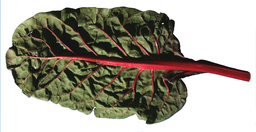
#> input picture dataset/chard_leaf/input-01.bmp, 256 x 132 px, shrunk from 1000 x 514 before the run
$ jupyter execute eval_ntb.ipynb   (older library calls are emulated)
#> lines starting #> are read from the running program, lines starting #| are printed output that depends on the picture
### bilateral_fusion_MLIC.py
import cv2
import numpy as np
import scipy.ndimage

from collections import namedtuple

class Bilateral_fusion_MLIC:
    def __init__(self, image_set, kernel_size, scale_depth, alpha, beta):
        self.image_set = image_set
        self.kernel_size = kernel_size
        self.scale_depth = scale_depth
        self.alpha = alpha
        self.beta = beta
        self.epsilon = 0.001
        self.eta = 1.0
        I_detail_lambda = namedtuple('I_detail_lambda', 'low mid high')
        self.i_detail_lambda = I_detail_lambda(0.95, 0.8, 0.75)
        self.converted_image_set = []
        self.decomposed_image_set = []
        self.difference_set = []
        self.i_detail_d_set = []
        self.i_detail_c_set = []
        self.i_detail_u_set = []
        self.range_gaussian = 0
        self.spatial_gaussian = 0

    def convert_color_space(self, target_space):
        if target_space == 'BGR2YUV':
            self.converted_image_set = [cv2.cvtColor(image, cv2.COLOR_RGB2YUV) for image in self.image_set]
        elif target_space == 'YUV2RGB':
            self.converted_image_set = [cv2.cvtColor(image, cv2.COLOR_YUV2RGB) for image in self.image_set]

    def log_y_channels(self):
        #Y channel has index 0 - [Y, U, V]
        log_y_channel_set = [np.log(image[:,:,0]) for image in self.converted_image_set]

        return log_y_channel_set

    # [7 lines left out: function get_intensity_range, not called in this run]

    def apply_decomposition_step(self, image, kernel_size, spatial_gaussian, range_gaussian):
        rows_count, columns_count = image.shape
        output_image = np.zeros((rows_count, columns_count))

        # spatial_response won't change during iterations so we can precalculate it
        xx, yy = np.meshgrid(range(-kernel_size, kernel_size + 1),
                             range(-kernel_size, kernel_size + 1))

        spatial_response = np.exp( - (xx ** 2 + yy ** 2) / (spatial_gaussian ** 2))

        for row in range(rows_count):
            for column in range(columns_count):
                # stay inside input image indexing space
                row_min = max(row - kernel_size, 0)
                row_max = min(row + kernel_size, rows_count - 1)
                column_min = max(column - kernel_size, 0)
                column_max = min(column + kernel_size, columns_count - 1)
                roi = image[row_min:row_max + 1, column_min:column_max + 1]

                # spatial_response offsets -> only correct spatial_response region will be indexed when indexed pixel is near image border
                r_o = -1 * row + kernel_size
                c_o = -1 * column + kernel_size
                spatial_response_off = spatial_response[row_min + r_o:row_max + r_o + 1,
                                                       column_min + c_o:column_max + c_o + 1]

                range_response = np.exp(-1 * ((roi - image[row, column]) ** 2 / (range_gaussian ** 2)))
                responses_product = spatial_response_off * range_response

                output_image[row, column] = (1 / np.sum(responses_product)) * np.sum((responses_product * roi))

        return output_image

    def apply_decomposition(self, image):
        """This must be done for every image in input image set."""
        self.decomposed_image_set.append(image)

        if self.scale_depth > 0:
            for scale_step in range(1, self.scale_depth + 1):
                # TODO: Only eval gaussian values, should be further specified
                self.spatial_gaussian = 2 ** (scale_step - 1)
                self.range_gaussian = 0.1 / (2 ** (scale_step - 1))

                self.decomposed_image_set.append(self.apply_decomposition_step(image, self.kernel_size, self.spatial_gaussian, self.range_gaussian))

    def construct_i_detail(self):
        self.difference_set = [i_moved - i for i_moved, i in zip(self.decomposed_image_set[1:], self.decomposed_image_set)]

        # TODO: can we do this in parallel without so many for loops?
        # construct i_detail_d_set <give me my own method pls ;(>
        for image in self.difference_set:
            d_1 = np.sign(image)

            # evenly divide into 3 ranges, each raised with different lambda exponent
            d_2 = abs(image)
            d_2_min, d_2_max = d_2.min(), d_2.max()
            limit_1 = d_2_min + (d_2_max - d_2_min) / 3
            limit_2 = d_2_min + 2 * ((d_2_max - d_2_min) / 3)
            d_2 = np.where(d_2 < limit_1, abs(d_2) ** self.i_detail_lambda.low, d_2)
            d_2 = np.where(np.logical_and(limit_1 < d_2, d_2 <= limit_2), abs(d_2) ** self.i_detail_lambda.mid, d_2)
            d_2 = np.where(limit_2 < d_2, abs(d_2) ** self.i_detail_lambda.high, d_2)

            self.i_detail_d_set.append(d_1 * d_2)

        # construct i_detail_c_set <give me my own method pls ;(>
        for image in self.decomposed_image_set[1:]:
            gradient_magnitude = self.get_gradient_magnitude(image)
            # TODO: Do we need this dependency?
            # TODO: Check optional params
            image_neighbourhood_min = scipy.ndimage.filters.minimum_filter(image, 3)
            image_neighbourhood_min_with_no_zeros = image_neighbourhood_min + self.epsilon

            self.i_detail_c_set.append(gradient_magnitude / image_neighbourhood_min_with_no_zeros)

        # construct i_detail_u_set <give me my own method pls ;(>
        for d_array, c_array in zip(self.i_detail_d_set, self.i_detail_c_set):
            d_array_abs = np.absolute(d_array)
            # TODO: Global parameters?
            u_array = cv2.GaussianBlur(d_array_abs - c_array, ksize=(3, 3), sigmaX=8)

            self.i_detail_u_set.append(u_array)


        stacked_detail_u_set = np.stack(self.i_detail_u_set, axis=0)
        stacked_detail_d_set = np.stack(self.i_detail_d_set, axis=0)

        i_detail = np.sum(stacked_detail_u_set * stacked_detail_d_set, axis=0) / np.sum(stacked_detail_u_set, axis=0)

        return i_detail

    def construct_i_base_robust_maximum(self):
        stacked_set = np.stack(self.decomposed_image_set, axis=0)
        i_base = np.apply_along_axis(func1d=self.robust_maximum, axis=0, arr=stacked_set)

        return i_base

    def get_gradient_magnitude(self, image):
        dx = cv2.Sobel(image.astype(np.float32), cv2.CV_32F, 1, 0)
        dy = cv2.Sobel(image.astype(np.float32), cv2.CV_32F, 0, 1)

        dx_abs = cv2.convertScaleAbs(dx)
        dy_abs = cv2.convertScaleAbs(dy)

        magnitude = cv2.addWeighted(dx_abs, 0.5, dy_abs, 0.5, 0)

        return magnitude

    def robust_maximum(self, array_1d):
        indexes = np.argpartition(array_1d, -2)[-2:]
        b2, b1 = np.sort(np.array([array_1d[indexes[0]], array_1d[indexes[1]]]))
        weight = 1
        r = weight * (b1 / b2)
        robust_maximum = ( b1 + b2 * r) / (1 + r)

        return robust_maximum

    def fuse(self):
        # TODO: Add consistency check
        if self.scale_depth == 0:
            return self.image_set[0]
        # converted set is filled implicitly
        self.convert_color_space('BGR2YUV')
        # log_y set is filled implicitly
        self.log_y_channel_set = self.log_y_channels()
        # decomposed set is filled implicitly
        [self.apply_decomposition(image) for image in self.log_y_channel_set]
        i_detail = self.construct_i_detail()
        i_base = self.construct_i_base_robust_maximum()
        i_result = i_detail + self.beta * i_base
        # TODO: need to reverse log i_result

        return i_result

### eval_ntb.ipynb
# Notes

Difference image:

\begin{equation*}
D^j = I^j - I^{j-1}
\end{equation*}

Decomposed image set reconstruction:

\begin{equation*}
I = \sum_{j=1}^m D^j + I^m
\end{equation*}

Enhanced output image is generated via:

\begin{equation*}
I^{Result} = I^{Detail} + β ⋅ I^{Base},   0 < β \le 1
\end{equation*}

BF:
* base layer: smoothes small changes in intensity while preserving strong edges
* detail layer: difference of the original image and the base layer
* extend two-scale decomposition into multiscale decomposition in manner similar to the construction of the Laplacian pyramid

## Cheatsheet

```
array[volume, row, column, channel]
np.stack(self.decomposed_image_set, axis=0)
np.concatenate((arr1, arr2), axis=0)
np.empty_like(array)
x = np.exp(np.log(x)) # natural log
arr = np.where(arr < value, arr ** 2, arr)
cv2.imread(path_to_image, color_enum | color_enum ...)
# cv2.IMREAD_GRAYSCALE=0, cv2.IMREAD_COLOR=1, cv2.IMREAD_UNCHANGED=-1, cv2.IMREAD_ANYDEPTH, cv2.IMREAD_ANYCOLOR
cv2.imwrite(file_name, file, imwrite_flags)
```

* [math formulas in jupyter notebooks](https://jupyter-notebook.readthedocs.io/en/stable/examples/Notebook/Typesetting%20Equations.html)
* [YUV color space wiki page](https://en.wikipedia.org/wiki/YUV)

[cell 1]
import cv2
import matplotlib.pyplot as plt
import numpy as np
import scipy.ndimage

from bilateral_fusion_MLIC import Bilateral_fusion_MLIC

[cell 2]
path = "dataset/chard_leaf/"
src1 = cv2.imread(path + "input-01.bmp", -1).astype(np.float32)
src2 = cv2.imread(path + "input-02.bmp", -1).astype(np.float32)
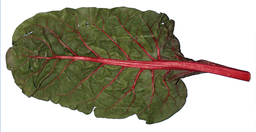
#> input picture dataset/chard_leaf/input-02.bmp, 256 x 132 px, shrunk from 1000 x 514 before the run
src3 = cv2.imread(path + "input-02.bmp", -1).astype(np.float32)
image_set = [src1, src2, src2]
src1.shape
#> Out = (132, 256, 3)

[cell 3]
mlic_fusion = Bilateral_fusion_MLIC(image_set=image_set, kernel_size=3, scale_depth=5, alpha=None, beta=0.8)
#> in __init__, `self.image_set = image_set`: self.image_set = 3 items
result_image = mlic_fusion.fuse()
#> after the loop in apply_decomposition, `for scale_step in range(1, self.scale_depth + 1):`:
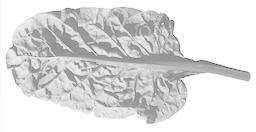
#> image: shape (132, 256) float32; min -0.533, max 5.54, mean 4.75; drawn with min black and max white
#> after the loop in apply_decomposition, `for scale_step in range(1, self.scale_depth + 1):`: self.decomposed_image_set = 6 items
#> after the loop in apply_decomposition (call 2), `for scale_step in range(1, self.scale_depth + 1):`:
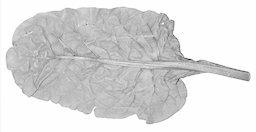
#> image: shape (132, 256) float32; min 0.773, max 5.54, mean 4.88; drawn with min black and max white
#> after the loop in apply_decomposition (call 2), `for scale_step in range(1, self.scale_depth + 1):`: self.decomposed_image_set = 12 items
#> in construct_i_detail, `self.difference_set = [i_moved - i for i_moved, i in zip(self.decompos..`: self.difference_set = 17 items
#> the loop in construct_i_detail, `for image in self.difference_set:` made 17 passes
#> (d_2_max, limit_1, limit_2) on passes 1 to 12: (0.0408, 0.0136, 0.0272), (0.0348, 0.0116, 0.0232), (0.0316, 0.0105, 0.0211), (0.0227, 0.00755, 0.0151), (0.0112, 0.00375, 0.0075), (3.41, 1.14, 2.27), (0.0395, 0.0132, 0.0263), (0.0374, 0.0125, 0.0249), (0.0315, 0.0105, 0.021), (0.0228, 0.00761, 0.0152), (0.011, 0.00366, 0.00733), (0.00603, 0.00201, 0.00402)
#> pass 1, in construct_i_detail, `d_2 = np.where(np.logical_and(limit_1 < d_2, d_2 <= limit_2), abs(d_2)..`:
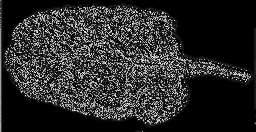
#> d_2: shape (132, 256) float64; min 0, max 0.0559, mean 0.00936; drawn with min black and max white
#> the loop in construct_i_detail, `for image in self.decomposed_image_set[1:]:` made 17 passes
#> pass 1, in get_gradient_magnitude, `dx = cv2.Sobel(image.astype(np.float32), cv2.CV_32F, 1, 0)`:
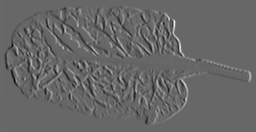
#> dx: shape (132, 256) float32; min -11.04, max 16.24, mean 0.00138; drawn with min black and max white
#> pass 1, in get_gradient_magnitude, `dy = cv2.Sobel(image.astype(np.float32), cv2.CV_32F, 0, 1)`:
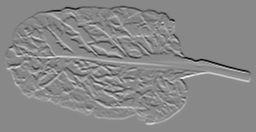
#> dy: shape (132, 256) float32; min -14.95, max 12.89, mean -5.83e-06; drawn with min black and max white
#> pass 1, in get_gradient_magnitude, `dy_abs = cv2.convertScaleAbs(dy)`:
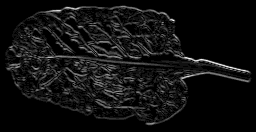
#> dy_abs: shape (132, 256); min 0, max 15, mean 0.979; drawn with min black and max white
#> the loop in construct_i_detail, `for d_array, c_array in zip(self.i_detail_d_set, self.i_detail_c_set):` made 17 passes
#> pass 1, in construct_i_detail, `u_array = cv2.GaussianBlur(d_array_abs - c_array, ksize=(3, 3), sigmaX..`:
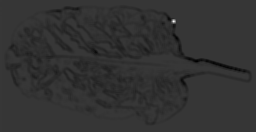
#> u_array: shape (132, 256) float64; min -3.55, max 12.98, mean -0.252; drawn with min black and max white

[cell 4]
test = result_image.copy()
# test = np.where(np.isnan(test), 0, test)
# test = np.where(test <= 0, 0.0001, test)
test_reverse = np.exp(test)
cv2.imwrite("result_image.png", test_reverse)
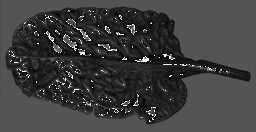
#> saved as result_image.png: shape (132, 256); min 0, max 255, mean 62.3
#> Out = True

* difference_set
* i_detail_d_set
* i_detail_u_set

[cell 5]
np.min(result_image)
#> Out = -463.8

[cell 6]
# Save decomposed set
for idx, image in enumerate(mlic_fusion.decomposed_image_set):
    cv2.imwrite("dataset/debug/decomposed" + str(idx) + ".png", np.exp(image))
#> this loop made 18 passes
#> pass 1, `cv2.imwrite("dataset/debug/decomposed" + str(idx) + ".png", np.exp(ima..`:
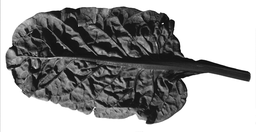
#> saved as decomposed0.png: shape (132, 256); min 1, max 255, mean 157.9

# Save difference set
for idx, image in enumerate(mlic_fusion.difference_set):
    cv2.imwrite("dataset/debug/difference" + str(idx) + ".png", np.exp(image))
#> this loop made 17 passes

# Save result image
cv2.imwrite("dataset/debug/result_image.png", result_image)
#> Out = True
